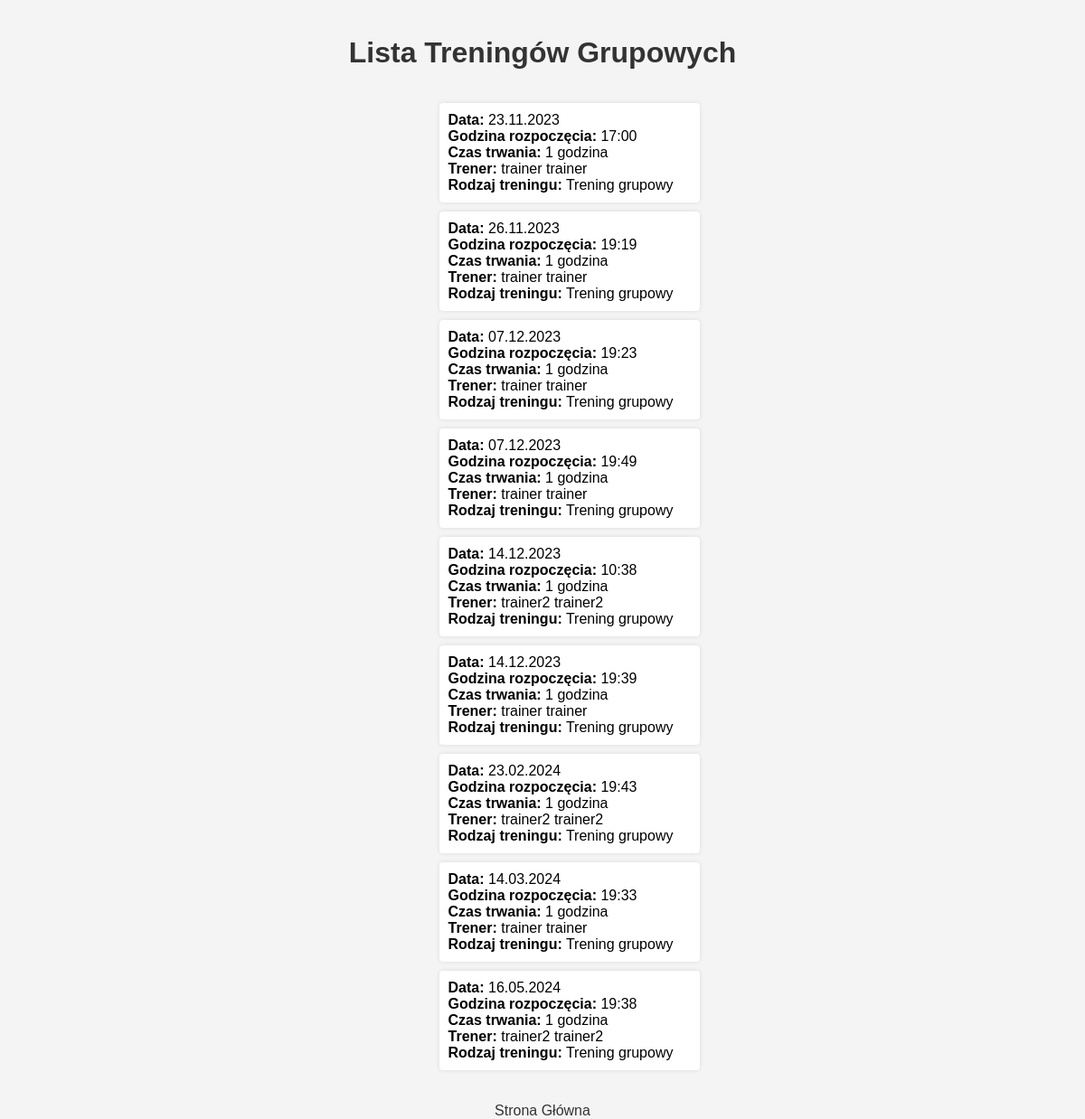
The app's page /events/list_group/ (signed in) with its own data.
### silownia_app/models.py (models this page shows, shortened)
class Event(models.Model):
    date = models.DateTimeField()
    trainer = models.ForeignKey(Client, on_delete=models.SET_NULL, null=True, blank=True, related_name='trainer_events')
    EVENT_TYPE_CHOICES = [
        ('group', 'Trening grupowy'),
        ('personal', 'Trening personalny'),
    ]
    event_type = models.CharField(max_length=20, choices=EVENT_TYPE_CHOICES)
    max_clients = models.PositiveIntegerField(default=1)
    clients_list = models.ManyToManyField('Client', blank=True, related_name='client_events')

class Client(AbstractBaseUser):
    login = models.CharField(_('login'), max_length=100, unique=True)
    first_name = models.CharField(_('imię'), max_length=100)
    last_name = models.CharField(_('nazwisko'), max_length=100)
    date_of_birth = models.DateField(_('data urodzenia'), null=True, blank=True)
    is_active = models.BooleanField(default=True)
    is_admin = models.BooleanField(default=False)
    is_employee = models.BooleanField(default=False)
    is_trainer = models.BooleanField(default=False)
    objects = ClientManager()
    USERNAME_FIELD = 'login'
    REQUIRED_FIELDS = []

### silownia_app/views.py (the view)
# urls.py: path('events/list_group/', views.list_group_events, name='list_group_events'),
def list_group_events(request):
    group_events = get_group_events()
    user_is_registered = {event.id: request.user.eventregistration_set.filter(event=event).exists() for event in group_events}
    print(f'{user_is_registered}')
    return render(request, 'events/list_group.html', {'group_events': group_events, 'user_is_registered': user_is_registered})

### silownia_app/views.py (called while the page is built)
def get_group_events():
    group_events = Event.objects.filter(event_type='group').order_by('date')  # Sort group events by date
    return group_events

### silownia_app/templates/events/list_group.html (shortened to what this page needs)
{% load static %}
{% load custom_filters %}
<!DOCTYPE html>
<html lang="pl">
<head>
    <link rel="stylesheet" type="text/css" href="{% static 'css_files/list_group.css' %}">
</head>
<body>
    <header>
        <h1>Lista Treningów Grupowych</h1>
    </header>
    <main>
        <ul>
            {% if group_events %}
                {% for group_event in group_events %}
                    <li>
                        <strong>Data:</strong> {{ group_event.date|date:"d.m.Y" }}<br>
                        <strong>Godzina rozpoczęcia:</strong> {{ group_event.date|time:"H:i" }}<br>
                        <strong>Czas trwania:</strong> 1 godzina<br>
                        <strong>Trener:</strong> {{ group_event.trainer.first_name }} {{ group_event.trainer.last_name }}<br>
                        <strong>Rodzaj treningu:</strong> Trening grupowy<br>
                    </li>
                {% endfor %}
            {% else %}
                <p>Brak dostępnych wydarzeń grupowych.</p>
            {% endif %}
        </ul>
    </main>
    <nav>
        <a href="{% url 'index' %}">Strona Główna</a>
    </nav>
</body>
</html>

### silownia_app/static/css_files/list_group.css (style rules this page uses)
body { font-family: Arial, sans-serif; background-color: #f4f4f4; margin: 0; padding: 0; display: flex; flex-direction: column; align-items: center; min-height: 100vh; }
h1 { color: #333; margin-top: 40px; }
li { background-color: white; margin-top: 10px; padding: 10px; border-radius: 4px; box-shadow: 0 0 5px rgba(0, 0, 0, 0.1); list-style-type: none; max-width: 400px; width: 100%; }
nav a { display: inline-block; margin-top: 20px; text-decoration: none; color: #333; }

### records on screen
Event: date "23.11.2023", date "17:00", trainer.first_name "trainer", trainer.last_name "trainer"
Event: date "26.11.2023", date "19:19", trainer.first_name "trainer", trainer.last_name "trainer"
Event: date "07.12.2023", date "19:23", trainer.first_name "trainer", trainer.last_name "trainer"
Event: date "07.12.2023", date "19:49", trainer.first_name "trainer", trainer.last_name "trainer"
Event: date "14.12.2023", date "10:38", trainer.first_name "trainer2", trainer.last_name "trainer2"
Event: date "14.12.2023", date "19:39", trainer.first_name "trainer", trainer.last_name "trainer"
Event: date "23.02.2024", date "19:43", trainer.first_name "trainer2", trainer.last_name "trainer2"
Event: date "14.03.2024", date "19:33", trainer.first_name "trainer", trainer.last_name "trainer"
Event: date "16.05.2024", date "19:38", trainer.first_name "trainer2", trainer.last_name "trainer2"
